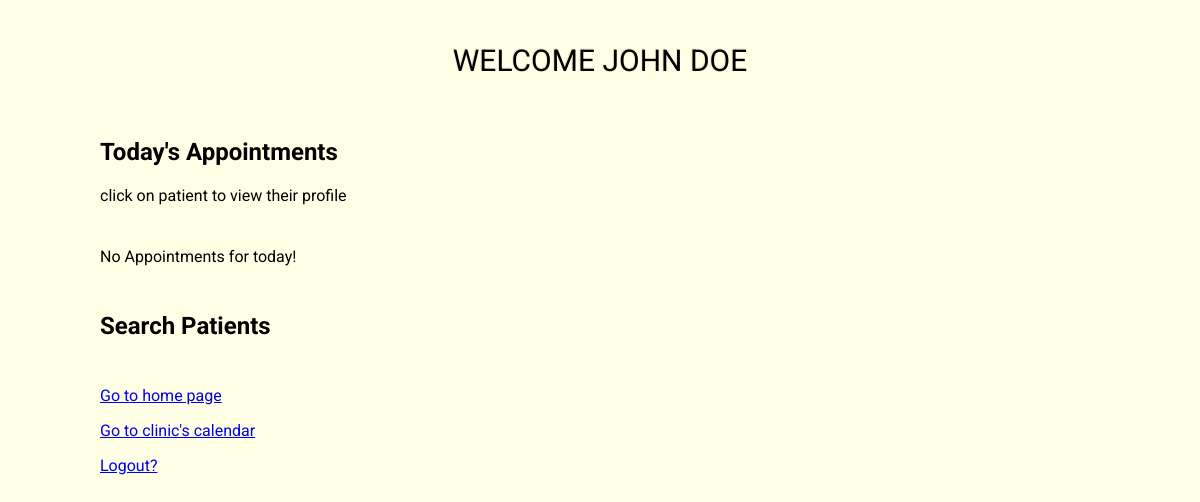
Page /doctor_interface/ (signed in) on the earlier database version.
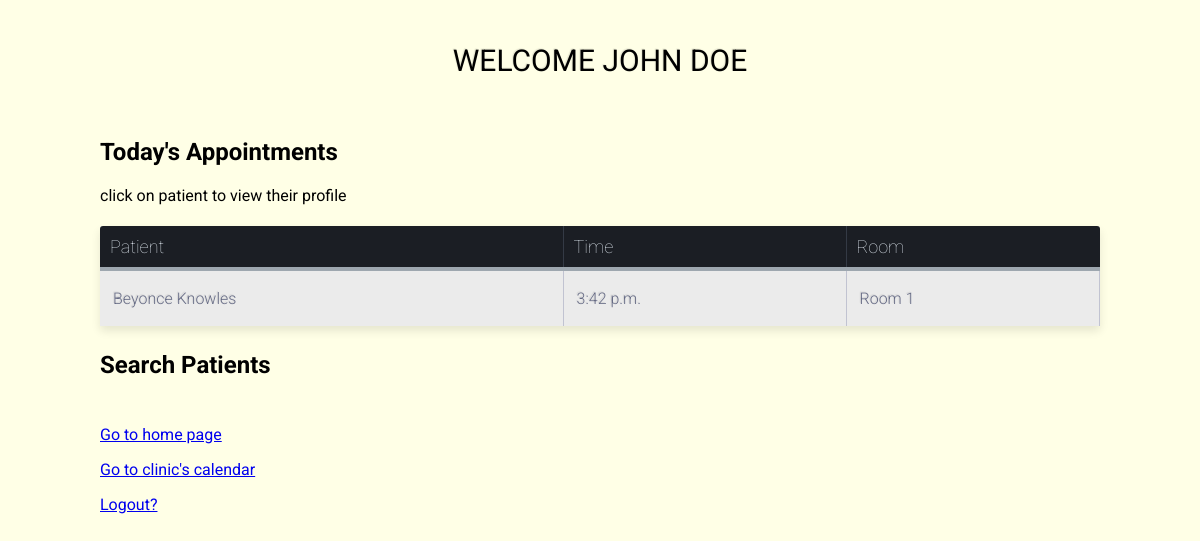
Same page on the later database version.
### general_models/models.py (models this page shows)
class Appointment(models.Model):
    doctor = models.ForeignKey(Doctor, on_delete=models.CASCADE)
    patient = models.ForeignKey(Patient, on_delete=models.CASCADE)
    date = models.DateField()
    time = models.TimeField()
    room = models.CharField(max_length=30, null=True)
    done = models.BooleanField( default=False)

class Patient(models.Model):
    first_name = models.CharField(max_length=30)
    gender = models.CharField(max_length=1, null=True)
    last_name = models.CharField(max_length=30)
    identifying_number = models.CharField(max_length=30)
    language = models.CharField(max_length=30, default='English')
    phone_number = models.CharField(max_length=30, blank=True)
    last_visit = models.DateField(blank=True)
    email = models.EmailField(blank=True)
    origin_country = models.CharField(max_length=30, blank=True)
    date_of_birth = models.DateField(null=True)
    def __str__(self):
        return self.first_name + " " + self.last_name

### doctor_interface/views.py (the view)
# urls.py: path('', views.index, name='index'),
class index(View):
    def get(self, request, *args, **kwargs):
        user = request.user
        specialty = user.doctor.specialty
        my_appointments = gm.Appointment.objects.all()
        my_appointments = my_appointments.filter(doctor = user.doctor)
        my_appointments = my_appointments.filter(done = False)
        today_appointments = my_appointments.filter(date = str(datetime.date.today())).order_by("time")
        context = {"user": user,  "today_appointments": today_appointments }
        return render(request, 'doctor_interface/doctor_interface_home.html', context)

### doctor_interface/templates/doctor_interface/doctor_interface_home.html (shortened to what this page needs)
{% load static %}
<head>
    <link rel="stylesheet" type="text/css" href="{% static 'doctor_interface/style.css'%}">
</head>
<body>
  <div class="table-title">
    <h3 style="text-align: center;">Welcome {{ user.first_name }} {{ user.last_name }}</h3>
  </div>
  <div class="table-title">
    <h2>Today's Appointments</h2>
    <p>click on patient to view their profile</p>
  </div>
  {% if today_appointments %}
          <table class="table-fill">
            <thead>
              <tr>
                <th>Patient</th>
                <th>Time</th>
                <th>Room</th>
              </tr>
            </thead>
            <tbody class="table-hover">
        {% for appointment in today_appointments %}
            <tr>
                <td>{{ appointment.patient }}</td>
                <td>{{ appointment.time }}</td>
                <td>{{ appointment.room }}</td>
            </tr>
        {% endfor %}
            </tbody>
          </table>
    {% else %}
    <div class="table-title">
      <p>No Appointments for today!</p>
    </div>
      {% endif %}
  <div class="table-title">
    <h2>Search Patients</h2>
  </div>
  <div class="table-title">
    <p><a href="http://localhost:8000/home/">Go to home page</a></p>
    <p><a href="http://localhost:8000/clinic_calendar/">Go to clinic's calendar</a></p>
  <p><a href="{% url 'logout' %}">Logout?</a></p>
  </div>
  </body>

### doctor_interface/static/doctor_interface/style.css (style rules this page uses)
body { background: #ffffe6; -webkit-font-smoothing: antialiased; -moz-osx-font-smoothing: grayscale; font-family: "Roboto", helvetica, arial, sans-serif; font-size: 16px; font-weight: 400; text-rendering: optimizeLegibility; }
div.table-title { display: block; margin: auto; max-width: 1000px; padding:5px; width: 100%; }
.table-title h3 { color: #000000; font-size: 30px; font-weight: 400; font-style:normal; font-family: "Roboto", helvetica, arial, sans-serif; text-shadow: -1px -1px 1px rgba(0, 0, 0, 0.1); text-transform:uppercase; }
.table-fill { background: white; border-radius:3px; border-collapse: collapse; height: 100px; margin: auto; max-width: 1000px; padding:5px; width: 100%; box-shadow: 0 5px 10px rgba(0, 0, 0, 0.1); animation: float 5s infinite; }
th { color:#D5DDE5;; background:#1b1e24; border-bottom:4px solid #9ea7af; border-right: 1px solid #343a45; font-size:18px; font-weight: 100; padding:10px; text-align:left; text-shadow: 0 1px 1px rgba(0, 0, 0, 0.1); vertical-align:middle; }
th:first-child { border-top-left-radius:3px; }
th:last-child { border-top-right-radius:3px; border-right:none; }
tr { border-top: 1px solid #C1C3D1; border-bottom: 1px solid #C1C3D1; color:#666B85; font-size:16px; font-weight:normal; text-shadow: 0 1px 1px rgba(256, 256, 256, 0.1); }
tr:first-child { border-top:none; }
tr:last-child { border-bottom:none; }
tr:nth-child(odd) td { background:#EBEBEB; }
td { background:#FFFFFF; padding:13px; text-align:left; vertical-align:middle; font-weight:300; font-size:16px; text-shadow: -1px -1px 1px rgba(0, 0, 0, 0.1); border-right: 1px solid #C1C3D1; }

Differences in the rows shown:
added Appointment: patient "Beyonce Knowles", time "3:42 p.m.", room "Room 1"
Other differences:
text no longer shown: "No Appointments for today!"
text now shown: "Patient Time Room"
